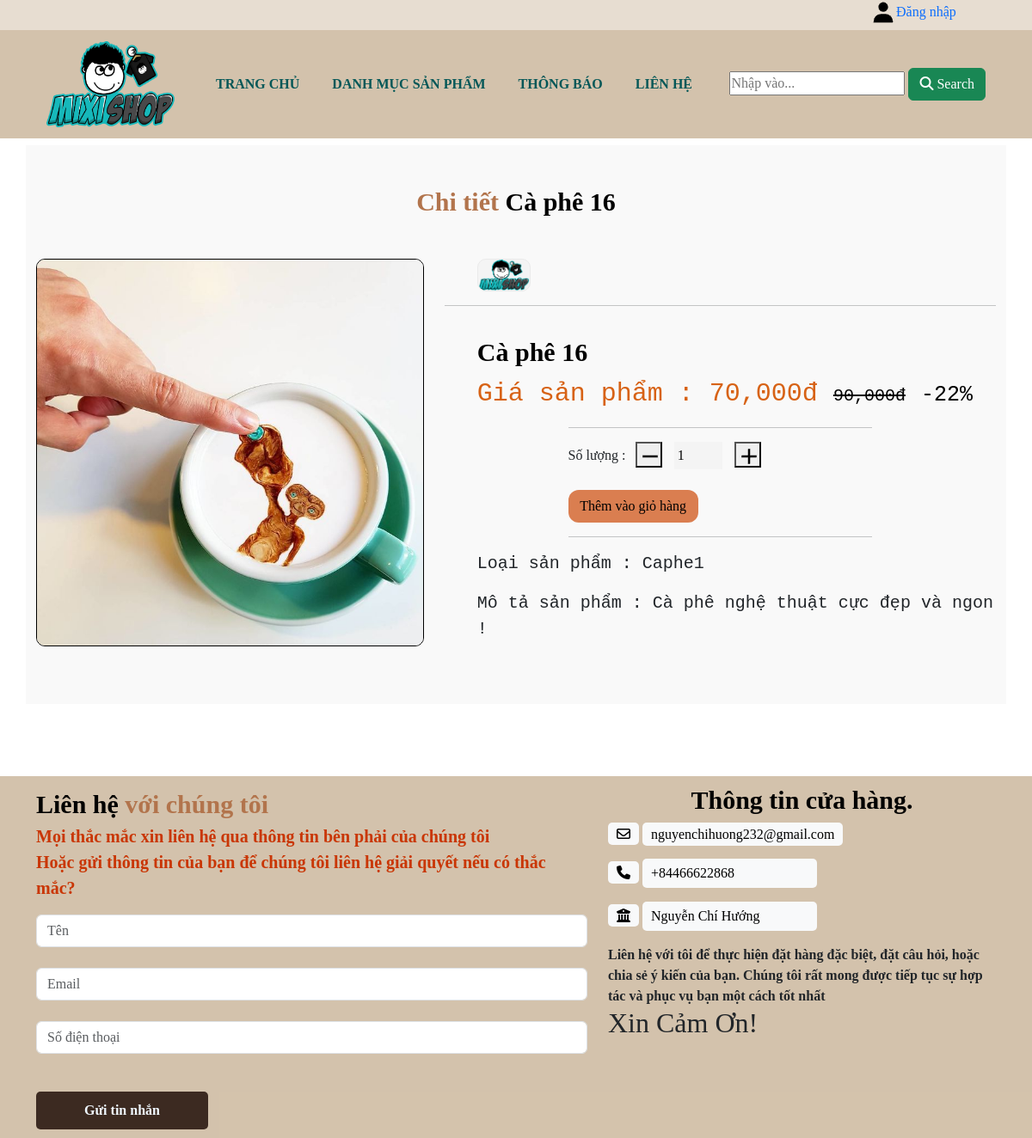
/product_detail.php?product_id=25, run on the app's committed database.
### tables this page shows
CREATE TABLE IF NOT EXISTS `products` (
  `product_id` int(11) NOT NULL AUTO_INCREMENT,
  `product_name` varchar(255) NOT NULL,
  `price` varchar(255) NOT NULL,
  `sale_price` varchar(255) NOT NULL,
  `category_name` varchar(255) NOT NULL,
  `image` varchar(255) NOT NULL,
  `description` varchar(255) NOT NULL,
  `status` int(11) NOT NULL DEFAULT 1,
  PRIMARY KEY (`product_id`)
);

### product_detail.php (the view, shortened to what this page needs)
<?php
include('./connect/connect.php');
if (isset($_GET['product_id']) && is_numeric($_GET['product_id'])) {
    $product_id = $_GET['product_id'];
    $sql = "SELECT * FROM products WHERE product_id = $product_id";
    $sql2 = "SELECT * FROM products WHERE category_name = 'logo'";
    $result = mysqli_query($conn, $sql);
    $result2 = mysqli_query($conn, $sql2);
    if (mysqli_num_rows($result) > 0 && mysqli_num_rows($result2)) {
        $product = mysqli_fetch_assoc($result);
        $product2 = mysqli_fetch_assoc($result2);
?>
<!doctype html>
<html lang="en">
<head>
    <link href="https://cdn.jsdelivr.net/npm/bootstrap@5.3.2/dist/css/bootstrap.min.css" rel="stylesheet">
    <link href="https://getbootstrap.com/docs/5.3/assets/css/docs.css" rel="stylesheet">
    <link rel="stylesheet" href="https://cdnjs.cloudflare.com/ajax/libs/font-awesome/6.4.2/css/all.min.css" />
</head>
<body>
        <?php include('./navbar.php');?>
    <div class="container pt-5 mt-2" style="background-color: rgba(234, 234, 234, 0.3); margin-bottom: 2cm;padding-bottom: 1.5cm;">
    <h1><div class="heading2"><span>Chi tiết</span> <?php echo $product['product_name']; ?></div></h1>
    <div class="w-100" style="height: 40px;"></div>
    <div class="row">
        <div class="col-5">
        <img class="card-img-top" src="./img/<?php echo $product['image'] ?>" alt="" style="border-radius:10px;border:1px solid black">
        </div>
        <div class="col-7">
        <img src="./img/<?php echo $product2['image']?>" alt="" class="logo_chitiet">
        <hr>
        <h3 class="heading_p"><?php echo $product['product_name']?></h3>
        <p class="cate_price">Giá sản phẩm : <?php echo number_format($product['sale_price']) . 'đ' ?>
         <strike><?php echo number_format($product['price']) . 'đ'?></strike> <span>-<?php echo round(100 - (($product['sale_price']/$product['price'])*100)) .'%'?></span> </p>
        <div class="container" style=" max-width: 10cm;">
        <hr>
        <form method="POST" action="">
            <div class="quantity-container">
                Số lượng : &nbsp;
                <button type="button" onclick="decreaseQuantity()" class="quan_in minus-btn"><span><img/></span></button>
                <input type="number" name="quantity" id="quantity-input" value="1" style="max-width: 1.5cm; border: 0px;  background-color: rgba(222, 222, 222, 0.2); padding: 4px; margin-left: 10px; margin-right: 10px;">
                <button type="button" onclick="increaseQuantity()" class="quan_in"><img/></button>
            </div>
            <br>
        <div class="row">
            <div class="col-6">
                <button type="submit" name="addToCart" class="c6">Thêm vào giỏ hàng</button>
            </div>
            </div>
        </form>
        <hr>
</div>
        <div class="w-100" >
            <p class="cate">Loại sản phẩm : <?php echo $product['category_name']?></p>
            <p class="cate">Mô tả sản phẩm : <?php echo $product['description']; ?></p>
        </div>
        </div>
        </div>
    </div>
    <?php include('./footer.php'); ?>
</body>
</html>
<?php
    } else {
        echo 'Không tìm thấy sản phẩm';
    }
} else {
    echo 'Sản phẩm không hợp lệ';
}
?>

### data on the page
products: product_name "Cà phê 16", image (picture), sale_price "70,000", price "90,000", 100 - (($product['sale_price']/$product['price'])*100) "22", category_name "Caphe1", description "Cà phê nghệ thuật cực đẹp và ngon !"
products: image (picture)
